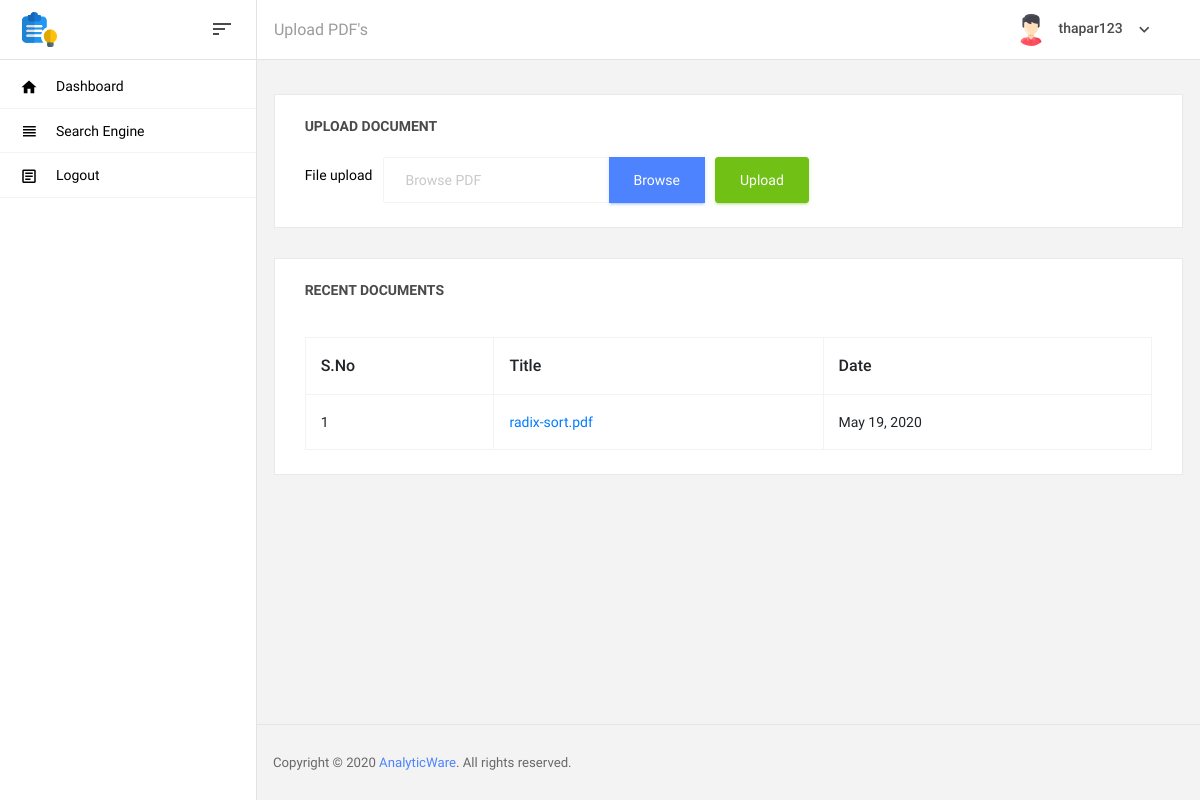
Before: /upload (signed in) with the older database file.
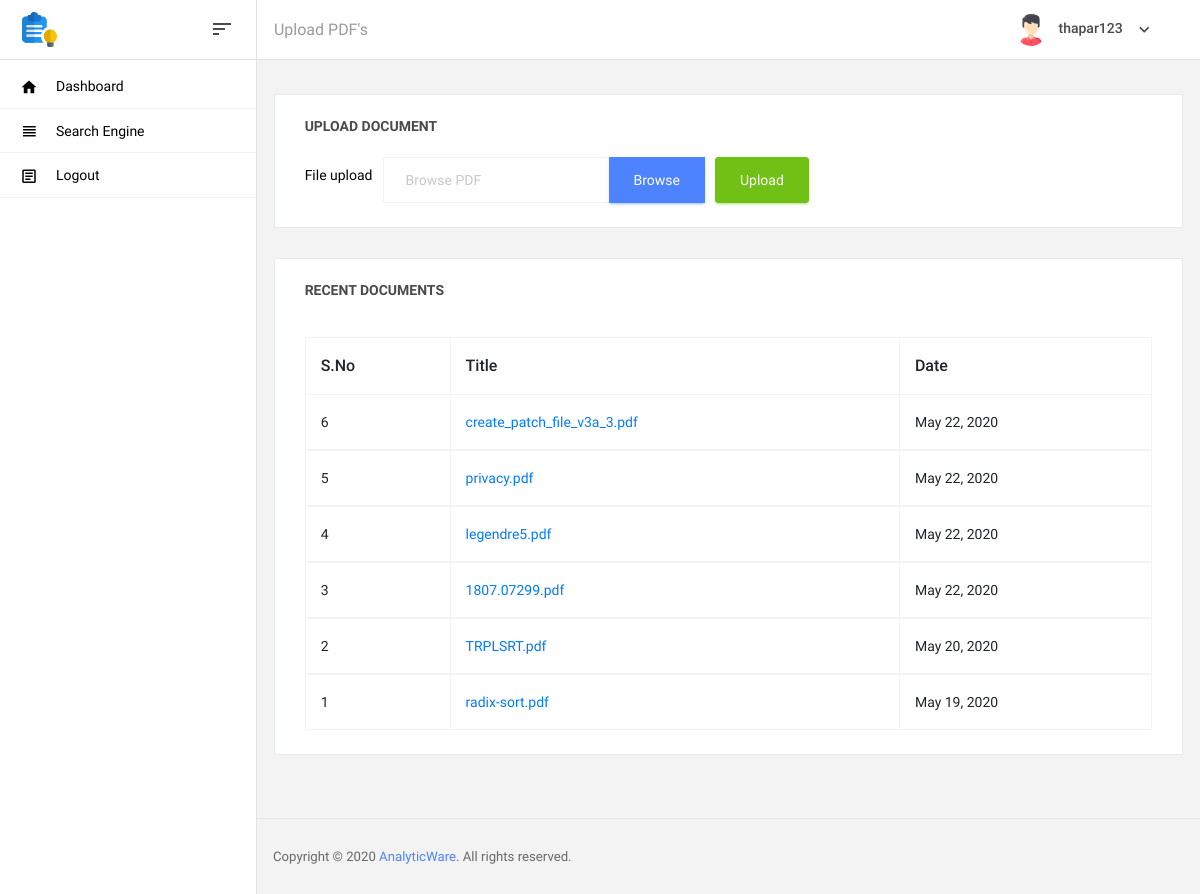
After: the same page with the newer database file.
### app.py (models this page shows)
class PDFdata(db.Model):
    id =db.Column(db.Integer, primary_key=True)
    filename=db.Column(db.String(300))
    data=db.Column(db.LargeBinary)
    text=db.Column(db.Text)
    date_uploaded = db.Column(db.DateTime)
    user_id = db.Column(db.Integer, db.ForeignKey('user.id'))

### app.py (the view)
@app.route("/upload")
@login_required
def upload():
    pdfs = PDFdata.query.filter_by(user_id=current_user.id).order_by(PDFdata.date_uploaded.desc()).all()
    return render_template("upload.html",current_user=current_user,pdfs=pdfs)

### app.py (called while the page is built)
@login_manager.user_loader
def load_user(user_id):
    return User.query.get(int(user_id))

### templates/upload.html (shortened to what the changed rows need)
<!DOCTYPE html>
<html lang="en">
<head>
  <link rel="stylesheet" href="../static/vendors/mdi/css/materialdesignicons.min.css">
  <link rel="stylesheet" href="../static/css/style.css">
</head>
<body>
  <div class="container-scroller">
    <div class="container-fluid page-body-wrapper">
      <div class="main-panel">
        <div class="content-wrapper">
          <div class="row">
            <div class="col-lg-12 grid-margin stretch-card">
              <div class="card">
                <div class="card-body">
                  <div class="table-responsive pt-3">
                    <table class="table table-bordered">
                      <thead>
                        <tr>
                          <th>
                            S.No
                          </th>
                          <th>
                            Title
                          </th>
                          <th>
                            Date
                          </th>
                        </tr>
                      </thead>
                      {% for pdf in pdfs %}
                      <tbody>
                        <tr>
                          <td>
                            {{ pdf.id }}
                          </td>
                          <td>
                            <a href="{{ url_for('analyse', pdf_id=pdf.id) }}">
                              {{ pdf.filename }}
                            </a>
                          </td>
                          <td>
                            {{ pdf.date_uploaded.strftime('%B %d, %Y') }}
                          </td>
                        </tr>
                      </tbody>
                      {% endfor %}
                    </table>
                  </div>
                </div>
              </div>
            </div>
          </div>
        </div>
      </div>
    </div>
  </div>
</body>
</html>

Changed rows visible on the page:
added PDFdata: id "6", filename "create_patch_file_v3a_3.pdf", date_uploaded "May 22, 2020"
added PDFdata: id "5", filename "privacy.pdf", date_uploaded "May 22, 2020"
added PDFdata: id "4", filename "legendre5.pdf", date_uploaded "May 22, 2020"
added PDFdata: id "3", filename "1807.07299.pdf", date_uploaded "May 22, 2020"
added PDFdata: id "2", filename "TRPLSRT.pdf", date_uploaded "May 20, 2020"
